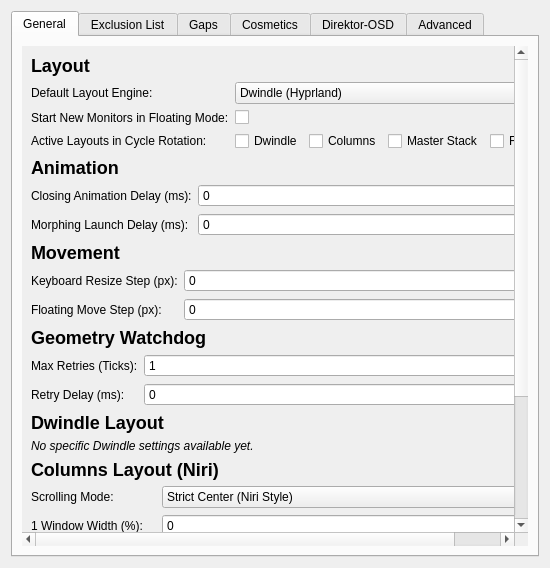
<?xml version="1.0" encoding="UTF-8"?>
<ui version="4.0">
 <class>DirektorConfigForm</class>
 <widget class="QWidget" name="DirektorConfigForm">
  <layout class="QVBoxLayout" name="verticalLayout">
   <item>
    <widget class="QTabWidget" name="tabWidget">
     <property name="currentIndex">
      <number>0</number>
     </property>
     
     <!-- TAB 1: GENERAL -->
     <widget class="QWidget" name="tabGeneral">
      <attribute name="title"><string>General</string></attribute>
      <layout class="QVBoxLayout" name="verticalLayoutGeneralTab">
       <item>
        <widget class="QScrollArea" name="scrollAreaGeneral">
         <property name="widgetResizable"><bool>true</bool></property>
         <property name="frameShape"><enum>QFrame::NoFrame</enum></property>
         <widget class="QWidget" name="scrollAreaWidgetContents">
          <layout class="QVBoxLayout" name="verticalLayoutGeneral">
           
           <item><widget class="QLabel" name="titleLayout"><property name="text"><string>&lt;h2&gt;&lt;b&gt;Layout&lt;/b&gt;&lt;/h2&gt;</string></property></widget></item>
           <item>
            <layout class="QFormLayout" name="formLayoutGeneral1">
             <item row="0" column="0"><widget class="QLabel" name="labelDefaultLayout"><property name="text"><string>Default Layout Engine:</string></property></widget></item>
             <item row="0" column="1">
              <widget class="QComboBox" name="kcfg_defaultLayout">
               <item><property name="text"><string>Dwindle (Hyprland)</string></property></item>
               <item><property name="text"><string>Scrollable Columns &amp; Tabs (Niri)</string></property></item>
               <item><property name="text"><string>Master &amp; Stack</string></property></item>
               <item><property name="text"><string>All Floating</string></property></item>
              </widget>
             </item>
             <item row="1" column="0"><widget class="QLabel" name="labelStartFloating"><property name="text"><string>Start New Monitors in Floating Mode:</string></property></widget></item>
             <item row="1" column="1"><widget class="QCheckBox" name="kcfg_startFloatingDefault"/></item>
             <item row="2" column="0"><widget class="QLabel" name="labelCycleLayouts"><property name="text"><string>Active Layouts in Cycle Rotation:</string></property></widget></item>
             <item row="2" column="1">
              <layout class="QHBoxLayout" name="horizontalLayoutCycle">
               <item><widget class="QCheckBox" name="kcfg_cycleDwindle"><property name="text"><string>Dwindle</string></property></widget></item>
               <item><widget class="QCheckBox" name="kcfg_cycleColumns"><property name="text"><string>Columns</string></property></widget></item>
               <item><widget class="QCheckBox" name="kcfg_cycleMaster"><property name="text"><string>Master Stack</string></property></widget></item>
               <item><widget class="QCheckBox" name="kcfg_cycleFloating"><property name="text"><string>Floating</string></property></widget></item>
              </layout>
             </item>
            </layout>
           </item>
           
           <item><widget class="QLabel" name="titleAnimation"><property name="text"><string>&lt;h2&gt;&lt;b&gt;Animation&lt;/b&gt;&lt;/h2&gt;</string></property></widget></item>
           <item>
            <layout class="QFormLayout" name="formLayoutGeneral2">
             <item row="0" column="0"><widget class="QLabel" name="labelAnimationDuration"><property name="text"><string>Closing Animation Delay (ms):</string></property></widget></item>
             <item row="0" column="1"><widget class="QSpinBox" name="kcfg_animationDuration"><property name="maximum"><number>2000</number></property><property name="singleStep"><number>10</number></property></widget></item>
             <item row="1" column="0"><widget class="QLabel" name="labelMorphingDelay"><property name="text"><string>Morphing Launch Delay (ms):</string></property></widget></item>
             <item row="1" column="1"><widget class="QSpinBox" name="kcfg_morphingLaunchDelay"><property name="maximum"><number>2000</number></property><property name="singleStep"><number>10</number></property></widget></item>
            </layout>
           </item>
           
           <item><widget class="QLabel" name="titleMovement"><property name="text"><string>&lt;h2&gt;&lt;b&gt;Movement&lt;/b&gt;&lt;/h2&gt;</string></property></widget></item>
           <item>
            <layout class="QFormLayout" name="formLayoutGeneral3">
             <item row="0" column="0"><widget class="QLabel" name="labelResizeStep"><property name="text"><string>Keyboard Resize Step (px):</string></property></widget></item>
             <item row="0" column="1"><widget class="QSpinBox" name="kcfg_resizeStep"><property name="maximum"><number>500</number></property></widget></item>
             <item row="1" column="0"><widget class="QLabel" name="labelMoveStep"><property name="text"><string>Floating Move Step (px):</string></property></widget></item>
             <item row="1" column="1"><widget class="QSpinBox" name="kcfg_moveStep"><property name="maximum"><number>500</number></property></widget></item>
            </layout>
           </item>
           
           <item><widget class="QLabel" name="titleWatchdog"><property name="text"><string>&lt;h2&gt;&lt;b&gt;Geometry Watchdog&lt;/b&gt;&lt;/h2&gt;</string></property></widget></item>
           <item>
            <layout class="QFormLayout" name="formLayoutGeneralWatchdog">
             <item row="0" column="0"><widget class="QLabel" name="labelWatchdogRetries"><property name="text"><string>Max Retries (Ticks):</string></property></widget></item>
             <item row="0" column="1"><widget class="QSpinBox" name="kcfg_watchdogMaxRetries"><property name="minimum"><number>1</number></property><property name="maximum"><number>100</number></property></widget></item>
             <item row="1" column="0"><widget class="QLabel" name="labelWatchdogDelay"><property name="text"><string>Retry Delay (ms):</string></property></widget></item>
             <item row="1" column="1"><widget class="QSpinBox" name="kcfg_watchdogRetryDelayMs"><property name="maximum"><number>1000</number></property></widget></item>
            </layout>
           </item>
           
           <item><widget class="QLabel" name="titleDwindle"><property name="text"><string>&lt;h2&gt;&lt;b&gt;Dwindle Layout&lt;/b&gt;&lt;/h2&gt;</string></property></widget></item>
           <item><widget class="QLabel" name="labelDwindlePlaceholder"><property name="text"><string>&lt;i&gt;No specific Dwindle settings available yet.&lt;/i&gt;</string></property></widget></item>
           
           <item><widget class="QLabel" name="titleColumns"><property name="text"><string>&lt;h2&gt;&lt;b&gt;Columns Layout (Niri)&lt;/b&gt;&lt;/h2&gt;</string></property></widget></item>
           <item>
            <layout class="QFormLayout" name="formLayoutGeneral4">
             <item row="0" column="0"><widget class="QLabel" name="labelNiriScrolling"><property name="text"><string>Scrolling Mode:</string></property></widget></item>
             <item row="0" column="1">
              <widget class="QComboBox" name="kcfg_niriScrollingMode">
               <item><property name="text"><string>Strict Center (Niri Style)</string></property></item>
               <item><property name="text"><string>Center Pairs (Karousel Style)</string></property></item>
              </widget>
             </item>
             <item row="1" column="0"><widget class="QLabel" name="labelNiriWidth1"><property name="text"><string>1 Window Width (%):</string></property></widget></item>
             <item row="1" column="1"><widget class="QSpinBox" name="kcfg_niriWidthOne"><property name="maximum"><number>100</number></property></widget></item>
             <item row="2" column="0"><widget class="QLabel" name="labelNiriWidth2"><property name="text"><string>2 Windows Width (%):</string></property></widget></item>
             <item row="2" column="1"><widget class="QSpinBox" name="kcfg_niriWidthTwo"><property name="maximum"><number>100</number></property></widget></item>
             <item row="3" column="0"><widget class="QLabel" name="labelNiriWidth3"><property name="text"><string>3+ Windows Width (%):</string></property></widget></item>
             <item row="3" column="1"><widget class="QSpinBox" name="kcfg_niriWidthThree"><property name="maximum"><number>100</number></property></widget></item>
            </layout>
           </item>
           
           <item><widget class="QLabel" name="titleMaster"><property name="text"><string>&lt;h2&gt;&lt;b&gt;Master Stack Layout&lt;/b&gt;&lt;/h2&gt;</string></property></widget></item>
           <item><widget class="QLabel" name="labelMasterPlaceholder"><property name="text"><string>&lt;i&gt;No specific Master Stack settings available yet.&lt;/i&gt;</string></property></widget></item>
           
           <item><widget class="QLabel" name="titleFloating"><property name="text"><string>&lt;h2&gt;&lt;b&gt;Floating Layout&lt;/b&gt;&lt;/h2&gt;</string></property></widget></item>
           <item>
            <layout class="QFormLayout" name="formLayoutGeneralFloating">
             <item row="0" column="0"><widget class="QLabel" name="labelFloatingCascade"><property name="text"><string>Cascade Offset (px):</string></property></widget></item>
             <item row="0" column="1"><widget class="QSpinBox" name="kcfg_floatingCascadeOffset"><property name="maximum"><number>200</number></property></widget></item>
            </layout>
           </item>
           
           <item><spacer name="verticalSpacerGeneral"><property name="orientation"><enum>Qt::Vertical</enum></property><property name="sizeHint" stdset="0"><size><width>20</width><height>40</height></size></property></spacer></item>
          </layout>
         </widget>
        </widget>
       </item>
      </layout>
     </widget>
     
     <!-- TAB 2: EXCLUSION LIST -->
     <widget class="QWidget" name="tabRules">
      <attribute name="title"><string>Exclusion List</string></attribute>
      <layout class="QVBoxLayout" name="verticalLayoutRules">
       <item><widget class="QCheckBox" name="kcfg_useRegexOverrides"><property name="text"><string>Enable Regex Mode</string></property></widget></item>
       <item><widget class="QGroupBox" name="groupBoxIgnoreClasses"><property name="title"><string>Excluded Window Classes</string></property><layout class="QVBoxLayout" name="verticalLayoutClasses"><item><widget class="QPlainTextEdit" name="kcfg_ignoreClasses"/></item></layout></widget></item>
       <item><widget class="QGroupBox" name="groupBoxIgnoreTitles"><property name="title"><string>Excluded Window Titles / Captions</string></property><layout class="QVBoxLayout" name="verticalLayoutTitles"><item><widget class="QPlainTextEdit" name="kcfg_ignoreTitles"/></item></layout></widget></item>
      </layout>
     </widget>

     <!-- TAB 3: GAPS (NEW 3 TIER SYSTEM) -->
     <widget class="QWidget" name="tabGaps">
      <attribute name="title"><string>Gaps</string></attribute>
      <layout class="QVBoxLayout" name="verticalLayoutGaps">
       
       <item>
        <layout class="QFormLayout" name="formLayoutGapMode">
         <item row="0" column="0"><widget class="QLabel" name="labelGapMode"><property name="text"><string>&lt;b&gt;Active Gap Tier:&lt;/b&gt;</string></property></widget></item>
         <item row="0" column="1">
          <widget class="QComboBox" name="kcfg_gapMode">
           <item><property name="text"><string>Unified Mode</string></property></item>
           <item><property name="text"><string>Simple Mode</string></property></item>
           <item><property name="text"><string>User Defined Mode</string></property></item>
          </widget>
         </item>
        </layout>
       </item>

       <item><widget class="QLabel" name="titleUnified"><property name="text"><string>&lt;h3&gt;Unified Mode Settings&lt;/h3&gt;</string></property></widget></item>
       <item>
        <widget class="QWidget" name="container_Unified">
         <layout class="QFormLayout" name="formLayoutUnified">
          <property name="leftMargin"><number>30</number></property>
          <item row="0" column="0"><widget class="QLabel" name="labelGlobalPad"><property name="text"><string>Global Padding:</string></property></widget></item>
          <item row="0" column="1"><widget class="QSpinBox" name="kcfg_globalPadding"><property name="maximum"><number>200</number></property></widget></item>
         </layout>
        </widget>
       </item>
       
       <item><widget class="QLabel" name="titleSimple"><property name="text"><string>&lt;h3&gt;Simple Mode Settings&lt;/h3&gt;</string></property></widget></item>
       <item>
        <widget class="QWidget" name="container_Simple">
         <layout class="QFormLayout" name="formLayoutSimple">
          <property name="leftMargin"><number>30</number></property>
          <item row="0" column="0"><widget class="QLabel" name="labelSimpleOuter"><property name="text"><string>Outer Gaps:</string></property></widget></item>
          <item row="0" column="1"><widget class="QSpinBox" name="kcfg_simpleOuterGap"><property name="maximum"><number>200</number></property></widget></item>
          <item row="1" column="0"><widget class="QLabel" name="labelSimpleInner"><property name="text"><string>Inner Gaps:</string></property></widget></item>
          <item row="1" column="1"><widget class="QSpinBox" name="kcfg_simpleInnerGap"><property name="maximum"><number>200</number></property></widget></item>
         </layout>
        </widget>
       </item>
       
       <item><widget class="QLabel" name="titleCustom"><property name="text"><string>&lt;h3&gt;User Defined Mode Settings&lt;/h3&gt;</string></property></widget></item>
       <item>
        <widget class="QWidget" name="container_Custom">
         <layout class="QFormLayout" name="formLayoutCustom">
          <property name="leftMargin"><number>30</number></property>
          <item row="0" column="0"><widget class="QLabel" name="labelCustomTop"><property name="text"><string>Top Gap:</string></property></widget></item>
          <item row="0" column="1"><widget class="QSpinBox" name="kcfg_customOuterTop"><property name="maximum"><number>200</number></property></widget></item>
          <item row="1" column="0"><widget class="QLabel" name="labelCustomBottom"><property name="text"><string>Bottom Gap:</string></property></widget></item>
          <item row="1" column="1"><widget class="QSpinBox" name="kcfg_customOuterBottom"><property name="maximum"><number>200</number></property></widget></item>
          <item row="2" column="0"><widget class="QLabel" name="labelCustomLeft"><property name="text"><string>Left Gap:</string></property></widget></item>
          <item row="2" column="1"><widget class="QSpinBox" name="kcfg_customOuterLeft"><property name="maximum"><number>200</number></property></widget></item>
          <item row="3" column="0"><widget class="QLabel" name="labelCustomRight"><property name="text"><string>Right Gap:</string></property></widget></item>
          <item row="3" column="1"><widget class="QSpinBox" name="kcfg_customOuterRight"><property name="maximum"><number>200</number></property></widget></item>
          <item row="4" column="0"><widget class="QLabel" name="labelCustomVert"><property name="text"><string>Vertical Inner Gap:</string></property></widget></item>
          <item row="4" column="1"><widget class="QSpinBox" name="kcfg_customInnerVert"><property name="maximum"><number>200</number></property></widget></item>
          <item row="5" column="0"><widget class="QLabel" name="labelCustomHoriz"><property name="text"><string>Horizontal Inner Gap:</string></property></widget></item>
          <item row="5" column="1"><widget class="QSpinBox" name="kcfg_customInnerHoriz"><property name="maximum"><number>200</number></property></widget></item>
         </layout>
        </widget>
       </item>

       <item><spacer name="verticalSpacerGaps"><property name="orientation"><enum>Qt::Vertical</enum></property><property name="sizeHint" stdset="0"><size><width>20</width><height>40</height></size></property></spacer></item>
      </layout>
     </widget>

     <!-- TAB 4: COSMETICS -->
     <widget class="QWidget" name="tabCosmetics">
      <attribute name="title"><string>Cosmetics</string></attribute>
      <layout class="QVBoxLayout" name="verticalLayoutCosmetics">
       <item><widget class="QLabel" name="labelCosmeticsInProgress"><property name="text"><string>&lt;h3&gt;Cosmetics Configuration&lt;/h3&gt;&lt;p&gt;&lt;i&gt;In Progress...&lt;/i&gt;&lt;/p&gt;&lt;p&gt;Settings for colored window borders and rounded corners will be added here in a future update.&lt;/p&gt;</string></property><property name="alignment"><set>Qt::AlignCenter</set></property></widget></item>
      </layout>
     </widget>

     <!-- TAB 5: DIREKTOR-OSD -->
     <widget class="QWidget" name="tabOSD">
      <attribute name="title"><string>Direktor-OSD</string></attribute>
      <layout class="QVBoxLayout" name="verticalLayoutOSD">
       <item><widget class="QLabel" name="titleOSD"><property name="text"><string>&lt;h2&gt;&lt;b&gt;Companion Service Config&lt;/b&gt;&lt;/h2&gt;</string></property></widget></item>
       <item>
        <layout class="QFormLayout" name="formLayoutOSD">
         <item row="0" column="0"><widget class="QCheckBox" name="kcfg_osdLogging"><property name="text"><string>Enable Rotating File Logger</string></property></widget></item>
         <item row="1" column="0"><widget class="QCheckBox" name="kcfg_osdCrashAlerts"><property name="text"><string>Enable Crash Interception Toasts</string></property></widget></item>
         <item row="2" column="0"><widget class="QCheckBox" name="kcfg_osdWatchdog"><property name="text"><string>Enable Liveness Auto-Revive</string></property></widget></item>
         <item row="3" column="0"><widget class="QLabel" name="labelOSDStyle"><property name="text"><string>Notification Style:</string></property></widget></item>
         <item row="3" column="1">
          <widget class="QComboBox" name="kcfg_osdNotificationStyle">
           <item><property name="text"><string>Plasma OSD Pill (Integrated)</string></property></item>
           <item><property name="text"><string>Desktop Notification (Toast)</string></property></item>
           <item><property name="text"><string>Both</string></property></item>
          </widget>
         </item>
        </layout>
       </item>
       <item><spacer name="verticalSpacerOSD"><property name="orientation"><enum>Qt::Vertical</enum></property><property name="sizeHint" stdset="0"><size><width>20</width><height>40</height></size></property></spacer></item>
      </layout>
     </widget>

     <!-- TAB 6: ADVANCED -->
     <widget class="QWidget" name="tabAdvanced">
      <attribute name="title"><string>Advanced</string></attribute>
      <layout class="QVBoxLayout" name="verticalLayoutAdvanced">
       <item><widget class="QLabel" name="titleAdvancedShortcuts"><property name="text"><string>&lt;h2&gt;&lt;b&gt;Custom Shortcuts&lt;/b&gt;&lt;/h2&gt;</string></property></widget></item>
       <item><widget class="QPlainTextEdit" name="kcfg_customShortcuts"/></item>
       <item><widget class="QLabel" name="titleAdvancedLogs"><property name="text"><string>&lt;h2&gt;&lt;b&gt;Diagnostics &amp; Logs&lt;/b&gt;&lt;/h2&gt;</string></property></widget></item>
       <item><widget class="QPlainTextEdit" name="kcfg_lastLogSummary"><property name="readOnly"><bool>true</bool></property></widget></item>
      </layout>
     </widget>

    </widget>
   </item>
  </layout>
 </widget>
 
</ui>
